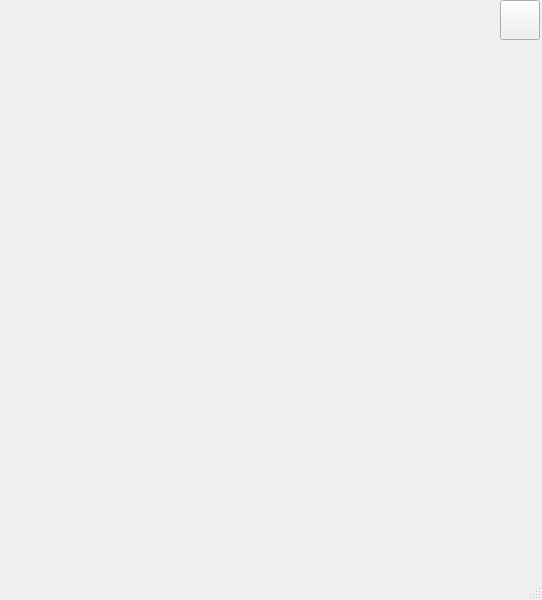
<?xml version="1.0" encoding="UTF-8"?>
<ui version="4.0">
 <class>MainWindow</class>
 <widget class="QMainWindow" name="MainWindow">
  <property name="geometry">
   <rect>
    <x>0</x>
    <y>0</y>
    <width>542</width>
    <height>600</height>
   </rect>
  </property>
  <property name="windowTitle">
   <string>MainWindow</string>
  </property>
  <widget class="QWidget" name="centralwidget">
   <widget class="QPushButton" name="pb">
    <property name="geometry">
     <rect>
      <x>500</x>
      <y>0</y>
      <width>40</width>
      <height>40</height>
     </rect>
    </property>
    <property name="toolTip">
     <string>0,1</string>
    </property>
    <property name="text">
     <string/>
    </property>
    <property name="icon">
     <iconset>
      <normaloff>0.png</normaloff>0.png</iconset>
    </property>
    <property name="iconSize">
     <size>
      <width>40</width>
      <height>40</height>
     </size>
    </property>
   </widget>
  </widget>
  <widget class="QMenuBar" name="menubar">
   <property name="geometry">
    <rect>
     <x>0</x>
     <y>0</y>
     <width>542</width>
     <height>21</height>
    </rect>
   </property>
  </widget>
  <widget class="QStatusBar" name="statusbar"/>
 </widget>
 <resources/>
 <connections/>
</ui>
